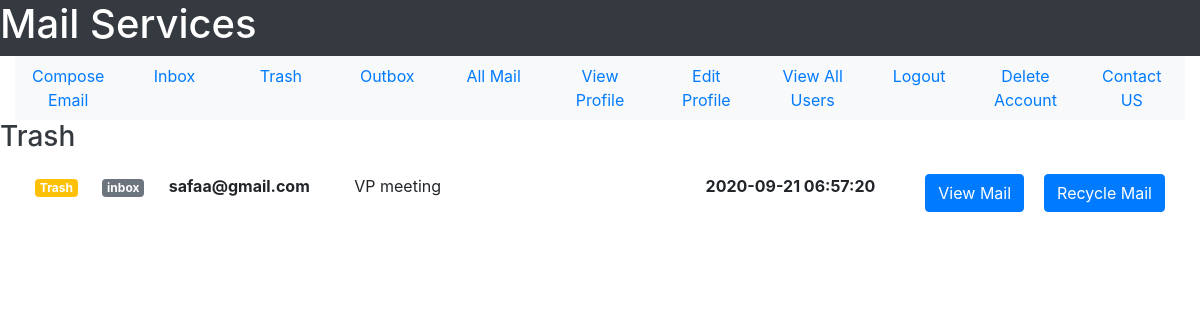
The app's page /trash/view/all-mail (signed in), older data.
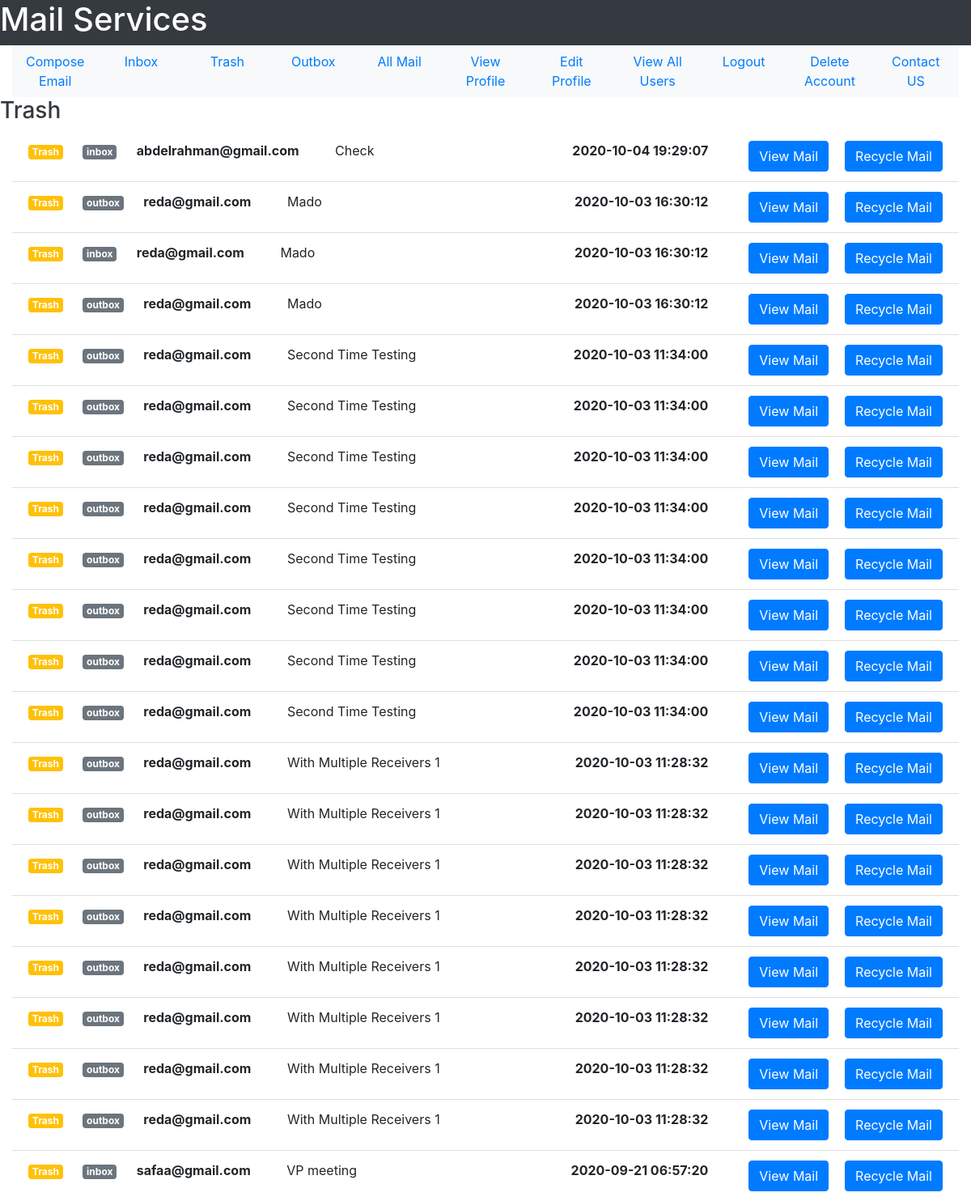
The same page, newer data.
### tables this page shows
CREATE TABLE user(user_id INTEGER PRIMARY KEY, user_name TEXT NOT NULL, user_email TEXT NOT NULL, user_password TEXT  NOT NULL, user_gender TEXT NOT NULL, user_date_of_birth TEXT NOT NULL, user_city TEXT NOT NULL, user_country TEXT NOT NULL, user_contact INTEGER, user_account_creation_date TEXT NOT NULL, user_active INTEGER DEFAULT 0 CHECK(user_active == 1 OR user_active == 0), UNIQUE(user_email));

CREATE TABLE mail(mail_id INTEGER PRIMARY KEY, sender_id INTEGER NOT NULL, receiver_id INTEGER NOT NULL, mail_subject TEXT, mail_body TEXT,  mail_date TEXT NOT NULL,mail_seen INTEGER DEFAULT 0 CHECK(mail_seen == 0 OR mail_seen == 1), sender_trashed INTEGER DEFAULT 0 CHECK(sender_trashed == 0 OR sender_trashed == 1), receiver_trashed INTEGER DEFAULT 0 CHECK(receiver_trashed == 0 OR receiver_trashed == 1), multiple_receivers INTEGER DEFAULT 0 CHECK(multiple_receivers == 0 OR multiple_receivers == 1), FOREIGN KEY(sender_id, receiver_id) REFERENCES user(user_id, user_id));

### User/User_Mail/user_mail.py (the view)
@user_mail_bp.route("/trash/view/all-mail")
def trash():
    sqlite_connection = sqlite3.connect("MAIL_DB.db")
    select_inbox_trash = """SELECT mail_id, sender_id, mail_subject, mail_date FROM mail
                            WHERE receiver_id = ? AND receiver_trashed = ?;"""
    db_inbox_trash = sqlite_connection.execute(select_inbox_trash, (get_user_id(session["email"]), 1))
    mail_data = {}
    inbox_trash = []
    for mail in db_inbox_trash:
        mail_data["mail_id"] = mail[0]
        mail_data["sender_mail"] = get_user_email(mail[1])
        mail_data["mail_subject"] = mail[2]
        mail_data["mail_date"] = remove_milli_seconds(mail[3])
        mail_data["mail_identity"] = 1
        inbox_trash.append(mail_data)
        mail_data = {}
    select_outbox_trash = """SELECT mail_id, sender_id, receiver_id, mail_subject, mail_date FROM mail
                             WHERE sender_id = ? AND sender_trashed = ?;"""
    db_outbox_trash = sqlite_connection.execute(select_outbox_trash, (get_user_id(session["email"]), 1))
    outbox_trash = []
    for mail in db_outbox_trash:
        mail_data["mail_id"] = mail[0]
        mail_data["sender_mail"] = get_user_email(mail[1])
        mail_data["receiver_mail"] = get_user_email(mail[2])
        mail_data["mail_subject"] = mail[3]
        mail_data["mail_date"] = remove_milli_seconds(mail[4])
        mail_data["mail_identity"] = 0
        outbox_trash.append(mail_data)
        mail_data = {}
    all_mail = sort_mails(inbox_trash + outbox_trash)
    sqlite_connection.close()
    return render_template("User_Mail/view_trash.html", all_mail = all_mail)

### User/User_Mail/user_mail.py (called while the page is built)
def get_user_id(user_email):
    sqlite_connection = sqlite3.connect('MAIL_DB.db')
    select_user_query = """SELECT user_id FROM user WHERE user_email = ?;"""
    select_user_query_data = (user_email,)
    user_record = sqlite_connection.execute(select_user_query, select_user_query_data)
    user_id = 0
    for data in user_record:
        user_id = data[0]
    sqlite_connection.close()
    return user_id

def get_user_email(user_id):
    sqlite_connection = sqlite3.connect('MAIL_DB.db')
    select_user_query = """SELECT user_email FROM user WHERE user_id = ?;"""
    select_user_query_data = (user_id,)
    user_record = sqlite_connection.execute(select_user_query, select_user_query_data)
    user_email = ""
    for data in user_record:
        user_email = data[0]
    sqlite_connection.close()
    return user_email

def remove_milli_seconds(full_date):
    date = datetime.strptime(full_date, '%Y-%m-%d %H:%M:%S.%f')
    return date.strftime('%Y-%m-%d %H:%M:%S')

### User/User_Mail/templates/User_Mail/view_trash.html (shortened to what this page needs)
<!DOCTYPE html>
<html lang = "en">
    <head>
        <link rel="stylesheet" href="https://maxcdn.bootstrapcdn.com/bootstrap/4.5.2/css/bootstrap.min.css">
    </head>
    <body>
        <div class = "container-fluid">
            <div class = "row text-white bg-dark">
                <h1>Mail Services</h1>
            </div>
            <div>
                <ul class = "nav nav-justified bg-light">
                    <li class = 'nav-item'>
                        <a href = "{{url_for('user_mail_bp.compose_email')}}" class = 'nav-link'>Compose Email</a>
                    </li>
                    <li class = 'nav-item'>
                        <a href = "{{url_for('user_mail_bp.see_inbox')}}" class = 'nav-link'>Inbox</a>
                    </li>
                    <li class = 'nav-item'>
                        <a href = "{{url_for('user_mail_bp.trash')}}" class = 'nav-link'>Trash</a>
                    </li>
                    <li class = 'nav-item'>
                        <a href = "{{url_for('user_mail_bp.see_outbox')}}" class = 'nav-link'>Outbox</a>
                    </li>
                    <li class = 'nav-item'>
                        <a href = "{{url_for('user_mail_bp.see_all_mail')}}" class = 'nav-link'>All Mail</a>
                    </li>
                    <li class = 'nav-item'>
                        <a href = "{{url_for('user_profile_bp.view_profile')}}" class = 'nav-link'>View Profile</a>
                    </li>
                    <li class = 'nav-item'>
                        <a href = "{{url_for('user_profile_bp.edit_profile_form')}}" class = 'nav-link'>Edit Profile</a>
                    </li>
                    <li class = 'nav-item'>
                        <a href = "{{url_for('user_profile_bp.view_all_users')}}" class = 'nav-link'>View All Users</a>
                    </li>
                    <li class = 'nav-item'>
                        <a href = "{{url_for('user_profile_bp.logout')}}" class = 'nav-link'>Logout</a>
                    </li>
                    <li class = 'nav-item'>
                        <a href = "{{url_for('user_profile_bp.delete_account')}}" class = 'nav-link'>Delete Account</a>
                    </li>
                    <li class = 'nav-item'>
                        <a href = '#' class = 'nav-link'>Contact US</a>
                    </li>
                </ul>
            </div>
            <div class = "row text-dark">
                <h3>Trash</h3>
            </div>
            <div>
                <ul class = "list-group list-group-flush">
                    {% for mail in all_mail %}
                        <li class = "list-group-item">
                            <span class = "badge badge-warning text-white">Trash</span>
                            {% if mail["mail_identity"] == 1 %}
                                <span class = "badge badge-secondary" style = "margin-left: 20px;">inbox</span>
                            {% else %}
                                <span class = "badge badge-secondary" style = "margin-left: 20px;">outbox</span>
                            {% endif %}
                            <strong style = "margin: 20px;">{{mail["sender_mail"]}}</strong>
                            <span style = "margin: 20px;">{{mail["mail_subject"]}}</span>
                            <a href = "#" class = "btn btn-primary float-right" style = "margin-left: 20px;">Recycle Mail</a>
                            <a href = "{{url_for('user_mail_bp.view_mail', mail_id = mail['mail_id'])}}" class = "btn btn-primary float-right">View Mail</a>
                            <strong style = "margin-right: 50px;" class = "float-right">{{mail["mail_date"]}}</strong>
                        </li>
                    {% endfor %}
                </ul>
            </div>
        </div>
    </body>
</html>

Row changes from the older to the newer data that the page shows:
now on this page (row edited): user: sender_mail "abdelrahman@gmail.com"
added mail: mail_subject "Check"
now on this page (row unchanged): user: sender_mail "reda@gmail.com" "reda@gmail.com" "reda@gmail.com" "reda@gmail.com" "reda@gmail.com" "reda@gmail.com" "reda@gmail.com" "reda@gmail.com" "reda@gmail.com" "reda@gmail.com" "reda@gmail.com" "reda@gmail.com" "reda@gmail.com" "reda@gmail.com" "reda@gmail.com" "reda@gmail.com" "reda@gmail.com" "reda@gmail.com" "reda@gmail.com"
now on this page (row edited): mail: mail_subject "Mado"
now on this page (row edited): mail: mail_subject "Mado" "Mado"
now on this page (row edited): mail: mail_subject "Second Time Testing"
now on this page (row edited): mail: mail_subject "Second Time Testing"
now on this page (row edited): mail: mail_subject "Second Time Testing"
now on this page (row edited): mail: mail_subject "Second Time Testing"
now on this page (row edited): mail: mail_subject "Second Time Testing"
now on this page (row edited): mail: mail_subject "Second Time Testing"
now on this page (row edited): mail: mail_subject "Second Time Testing"
now on this page (row edited): mail: mail_subject "Second Time Testing"
now on this page (row edited): mail: mail_subject "With Multiple Receivers 1"
now on this page (row edited): mail: mail_subject "With Multiple Receivers 1"
now on this page (row edited): mail: mail_subject "With Multiple Receivers 1"
now on this page (row edited): mail: mail_subject "With Multiple Receivers 1"
now on this page (row edited): mail: mail_subject "With Multiple Receivers 1"
now on this page (row edited): mail: mail_subject "With Multiple Receivers 1"
now on this page (row edited): mail: mail_subject "With Multiple Receivers 1"
now on this page (row edited): mail: mail_subject "With Multiple Receivers 1"
Text that changed along with them:
new list line: "Trash inbox Recycle Mail View Mail 2020-10-04 19:29:07"
new list line: "Trash outbox Recycle Mail View Mail 2020-10-03 16:30:12"
new list line: "Trash inbox Recycle Mail View Mail 2020-10-03 16:30:12"
new list line: "Trash outbox Recycle Mail View Mail 2020-10-03 11:34:00"
new list line: "Trash outbox Recycle Mail View Mail 2020-10-03 11:28:32"
